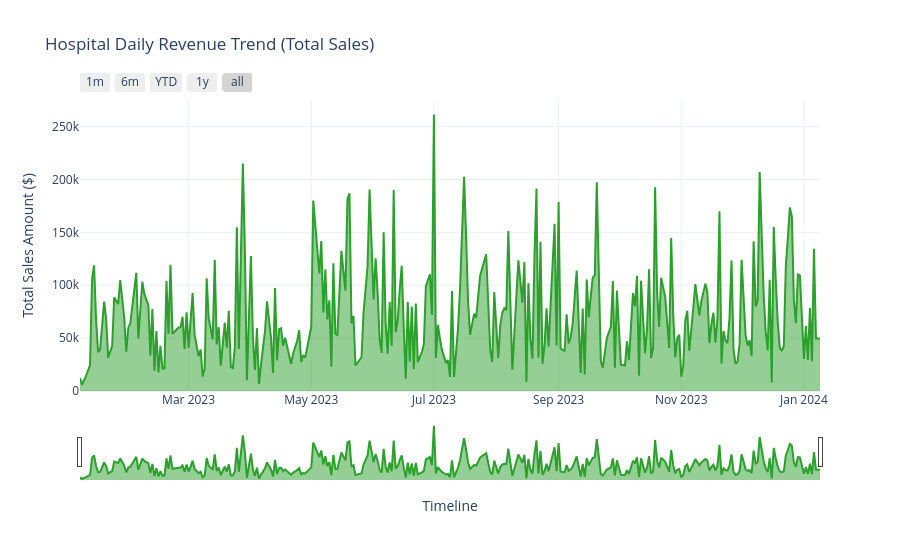

This figure's notebook cell:
### Code cell
revenue_trend = df.groupby('Date')['Total_Sales_Amount'].sum().reset_index()

line_fig = px.area(
    revenue_trend, 
    x='Date', 
    y='Total_Sales_Amount',
    title='Hospital Daily Revenue Trend (Total Sales)',
    labels={'Total_Sales_Amount': 'Revenue ($)', 'Date': 'Transaction Date'},
    template='plotly_white'
)

line_fig.update_traces(line_color='#2ca02c', line_width=2)

line_fig.update_layout(
    hovermode='x unified',
    xaxis_title="Timeline",
    yaxis_title="Total Sales Amount ($)",
    xaxis=dict(
        rangeselector=dict(
            buttons=list([
                dict(count=1,
                     label="1m",
                     step="month",
                     stepmode="backward"),
                dict(count=6,
                     label="6m",
                     step="month",
                     stepmode="backward"),
                dict(count=1,
                     label="YTD",
                     step="year",
                     stepmode="todate"),
                dict(count=1,
                     label="1y",
                     step="year",
                     stepmode="backward"),
                dict(step="all")
            ])
        ),
        rangeslider=dict(
            visible=True
        ),
        type="date"
    ), 

)

line_fig.show()

### Figure 1 — Plotly figure (JSON) as saved in the notebook; plotly's stock layout.template omitted (floating-point values rounded to 4 significant figures; data arrays with more than 128 entries replaced by an {"elided": "..."} marker saying what was removed)
{"data": [{"fillpattern": {"shape": ""}, "hovertemplate": "Transaction Date=%{x}<br>Revenue ($)=%{y}<extra></extra>", "legendgroup": "", "line": {"color": "#2ca02c", "width": 2}, "marker": {"symbol": "circle"}, "mode": "lines", "name": "", "orientation": "v", "showlegend": false, "stackgroup": "1", "type": "scatter", "x": {"elided": "309 str values"}, "xaxis": "x", "y": {"elided": "309 float values"}, "yaxis": "y"}], "layout": {"hovermode": "x unified", "legend": {"tracegroupgap": 0}, "title": {"text": "Hospital Daily Revenue Trend (Total Sales)"}, "xaxis": {"anchor": "y", "domain": [0, 1], "rangeselector": {"buttons": [{"count": 1, "label": "1m", "step": "month", "stepmode": "backward"}, {"count": 6, "label": "6m", "step": "month", "stepmode": "backward"}, {"count": 1, "label": "YTD", "step": "year", "stepmode": "todate"}, {"count": 1, "label": "1y", "step": "year", "stepmode": "backward"}, {"step": "all"}]}, "rangeslider": {"visible": true}, "title": {"text": "Timeline"}, "type": "date"}, "yaxis": {"anchor": "x", "domain": [0, 1], "title": {"text": "Total Sales Amount ($)"}}}}
